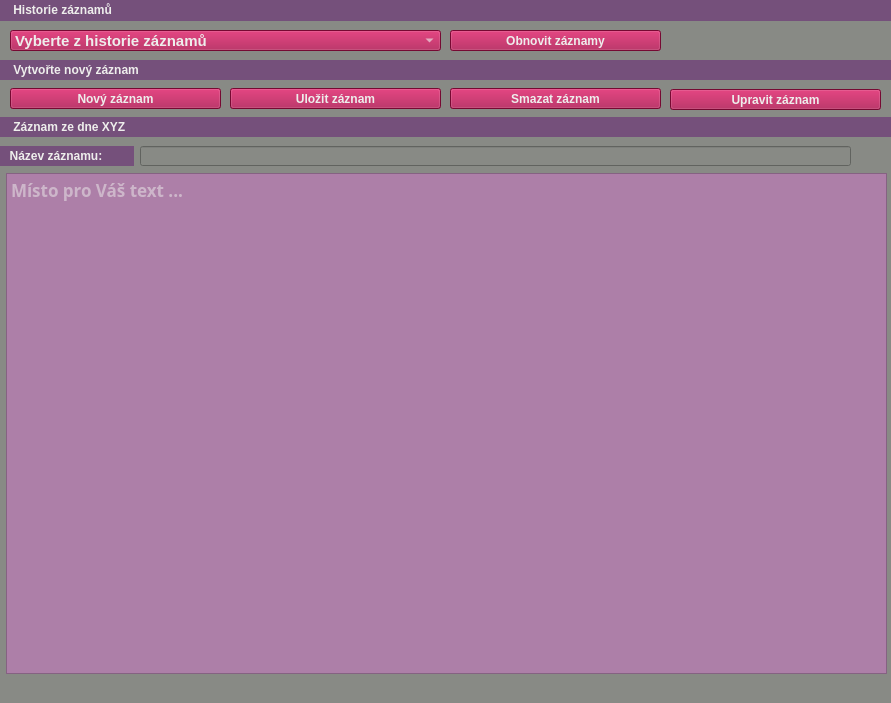
<?xml version="1.0" encoding="UTF-8"?>
<ui version="4.0">
 <class>MainWindow</class>
 <widget class="QMainWindow" name="MainWindow">
  <property name="geometry">
   <rect>
    <x>0</x>
    <y>0</y>
    <width>891</width>
    <height>703</height>
   </rect>
  </property>
  <property name="minimumSize">
   <size>
    <width>891</width>
    <height>703</height>
   </size>
  </property>
  <property name="maximumSize">
   <size>
    <width>891</width>
    <height>703</height>
   </size>
  </property>
  <property name="font">
   <font>
    <pointsize>11</pointsize>
   </font>
  </property>
  <property name="windowTitle">
   <string>Můj milý deníčku</string>
  </property>
  <property name="autoFillBackground">
   <bool>false</bool>
  </property>
  <property name="styleSheet">
   <string notr="true">background-color: rgb(136, 138, 133);</string>
  </property>
  <widget class="QWidget" name="centralwidget">
   <widget class="QComboBox" name="historyComboBox">
    <property name="geometry">
     <rect>
      <x>10</x>
      <y>30</y>
      <width>431</width>
      <height>21</height>
     </rect>
    </property>
    <property name="font">
     <font>
      <pointsize>11</pointsize>
      <weight>99</weight>
      <bold>true</bold>
     </font>
    </property>
    <property name="statusTip">
     <string>Vyberte záznam z Vaší historie dle datumu a jména záznamu.</string>
    </property>
    <property name="styleSheet">
     <string notr="true">background-color: rgb(165, 12, 70);
color: rgb(238, 238, 236);
font-weight: 800</string>
    </property>
    <property name="currentText">
     <string>Vyberte z historie záznamů</string>
    </property>
    <item>
     <property name="text">
      <string>Vyberte z historie záznamů</string>
     </property>
    </item>
   </widget>
   <widget class="QPushButton" name="refreshHistoryButton">
    <property name="geometry">
     <rect>
      <x>450</x>
      <y>30</y>
      <width>211</width>
      <height>21</height>
     </rect>
    </property>
    <property name="statusTip">
     <string>Obnovit historii záznamů. Používejte pouze, pokud nemůžete najít Váš záznam.</string>
    </property>
    <property name="styleSheet">
     <string notr="true">background-color: rgb(165, 12, 70);
color: rgb(238, 238, 236);
font-weight: 800</string>
    </property>
    <property name="text">
     <string>Obnovit záznamy</string>
    </property>
    <property name="icon">
     <iconset>
      <normaloff>refresh.png</normaloff>refresh.png</iconset>
    </property>
   </widget>
   <widget class="QLabel" name="secondLabel">
    <property name="geometry">
     <rect>
      <x>0</x>
      <y>60</y>
      <width>891</width>
      <height>20</height>
     </rect>
    </property>
    <property name="styleSheet">
     <string notr="true">background-color: rgb(117, 80, 123);
font-weight: 800</string>
    </property>
    <property name="text">
     <string>&lt;html&gt;&lt;head/&gt;&lt;body&gt;&lt;p&gt;&lt;span style=&quot; color:#eeeeec;&quot;&gt;    Vytvořte nový záznam&lt;/span&gt;&lt;/p&gt;&lt;/body&gt;&lt;/html&gt;</string>
    </property>
   </widget>
   <widget class="QLabel" name="firstLabel">
    <property name="geometry">
     <rect>
      <x>0</x>
      <y>0</y>
      <width>891</width>
      <height>21</height>
     </rect>
    </property>
    <property name="styleSheet">
     <string notr="true">background-color: rgb(117, 80, 123);
font-weight: 800</string>
    </property>
    <property name="text">
     <string>&lt;html&gt;&lt;head/&gt;&lt;body&gt;&lt;p&gt;&lt;span style=&quot; color:#eeeeec;&quot;&gt;&amp;nbsp;&amp;nbsp;&amp;nbsp;&amp;nbsp;Historie záznamů&lt;/span&gt;&lt;/p&gt;&lt;/body&gt;&lt;/html&gt;</string>
    </property>
   </widget>
   <widget class="QPushButton" name="newRecordButton">
    <property name="geometry">
     <rect>
      <x>10</x>
      <y>88</y>
      <width>211</width>
      <height>21</height>
     </rect>
    </property>
    <property name="statusTip">
     <string>Vytvořte nový záznam, který se uloží do historie Vašeho deníku.</string>
    </property>
    <property name="styleSheet">
     <string notr="true">background-color: rgb(165, 12, 70);
color: rgb(238, 238, 236);
font-weight: 800</string>
    </property>
    <property name="text">
     <string>Nový záznam</string>
    </property>
    <property name="icon">
     <iconset>
      <normaloff>plus.png</normaloff>plus.png</iconset>
    </property>
   </widget>
   <widget class="QPushButton" name="saveRecordButton">
    <property name="geometry">
     <rect>
      <x>230</x>
      <y>88</y>
      <width>211</width>
      <height>21</height>
     </rect>
    </property>
    <property name="statusTip">
     <string>Uložit deník. Posléze jej můžete naleznout v historii záznamů.</string>
    </property>
    <property name="styleSheet">
     <string notr="true">background-color: rgb(165, 12, 70);
color: rgb(238, 238, 236);
font-weight: 800</string>
    </property>
    <property name="text">
     <string>Uložit záznam</string>
    </property>
    <property name="icon">
     <iconset>
      <normaloff>save.png</normaloff>save.png</iconset>
    </property>
   </widget>
   <widget class="QPushButton" name="deleteRecordButton">
    <property name="geometry">
     <rect>
      <x>450</x>
      <y>88</y>
      <width>211</width>
      <height>21</height>
     </rect>
    </property>
    <property name="statusTip">
     <string>Smazat záznam z deníku. Tento krok je nevratný!</string>
    </property>
    <property name="styleSheet">
     <string notr="true">background-color: rgb(165, 12, 70);
color: rgb(238, 238, 236);
font-weight: 800</string>
    </property>
    <property name="text">
     <string>Smazat záznam</string>
    </property>
    <property name="icon">
     <iconset>
      <normaloff>delete.png</normaloff>delete.png</iconset>
    </property>
   </widget>
   <widget class="QLabel" name="thirdLabel">
    <property name="geometry">
     <rect>
      <x>0</x>
      <y>117</y>
      <width>891</width>
      <height>20</height>
     </rect>
    </property>
    <property name="styleSheet">
     <string notr="true">background-color: rgb(117, 80, 123);
font-weight: 800</string>
    </property>
    <property name="text">
     <string>&lt;html&gt;&lt;head/&gt;&lt;body&gt;&lt;p&gt;&lt;span style=&quot; color:#eeeeec;&quot;&gt;&amp;nbsp;&amp;nbsp;&amp;nbsp;&amp;nbsp;Záznam ze dne XYZ&lt;/span&gt;&lt;/p&gt;&lt;/body&gt;&lt;/html&gt;</string>
    </property>
   </widget>
   <widget class="QTextEdit" name="recordText">
    <property name="geometry">
     <rect>
      <x>6</x>
      <y>173</y>
      <width>881</width>
      <height>501</height>
     </rect>
    </property>
    <property name="font">
     <font>
      <family>Ubuntu Condensed</family>
      <pointsize>13</pointsize>
      <weight>75</weight>
      <italic>false</italic>
      <bold>true</bold>
      <kerning>true</kerning>
     </font>
    </property>
    <property name="statusTip">
     <string>Vložte prosím Váš text.</string>
    </property>
    <property name="styleSheet">
     <string notr="true">background-color: rgb(173, 127, 168);
color: rgb(238, 238, 236);</string>
    </property>
    <property name="documentTitle">
     <string/>
    </property>
    <property name="placeholderText">
     <string>Místo pro Váš text ...</string>
    </property>
   </widget>
   <widget class="QPushButton" name="editRecordButton">
    <property name="geometry">
     <rect>
      <x>670</x>
      <y>89</y>
      <width>211</width>
      <height>21</height>
     </rect>
    </property>
    <property name="toolTip">
     <string>Upravit Vámi zvolený záznam z historie.</string>
    </property>
    <property name="statusTip">
     <string>Smazat záznam z deníku. Tento krok je nevratný!</string>
    </property>
    <property name="styleSheet">
     <string notr="true">background-color: rgb(165, 12, 70);
color: rgb(238, 238, 236);
font-weight: 800</string>
    </property>
    <property name="text">
     <string>Upravit záznam</string>
    </property>
    <property name="icon">
     <iconset>
      <normaloff>edit.png</normaloff>edit.png</iconset>
    </property>
   </widget>
   <widget class="QLabel" name="fourthLabel">
    <property name="geometry">
     <rect>
      <x>-7</x>
      <y>146</y>
      <width>141</width>
      <height>20</height>
     </rect>
    </property>
    <property name="font">
     <font>
      <weight>75</weight>
      <bold>true</bold>
     </font>
    </property>
    <property name="styleSheet">
     <string notr="true">color: rgb(238, 238, 236);
background-color: rgb(117, 80, 123);</string>
    </property>
    <property name="text">
     <string>     Název záznamu:</string>
    </property>
   </widget>
   <widget class="QLineEdit" name="recordName">
    <property name="geometry">
     <rect>
      <x>140</x>
      <y>146</y>
      <width>711</width>
      <height>20</height>
     </rect>
    </property>
    <property name="font">
     <font>
      <pointsize>12</pointsize>
      <weight>99</weight>
      <bold>true</bold>
     </font>
    </property>
    <property name="toolTip">
     <string/>
    </property>
    <property name="statusTip">
     <string>Zadejte jména pro Váš záznam.</string>
    </property>
    <property name="styleSheet">
     <string notr="true">color: rgb(238, 238, 236);
font-weight: 800</string>
    </property>
   </widget>
  </widget>
  <widget class="QStatusBar" name="statusbar"/>
  <action name="actionNew">
   <property name="text">
    <string>New</string>
   </property>
   <property name="statusTip">
    <string>Create a new file</string>
   </property>
   <property name="shortcut">
    <string>Ctrl+N</string>
   </property>
  </action>
  <action name="actionSave">
   <property name="text">
    <string>Save</string>
   </property>
   <property name="statusTip">
    <string>Save a file</string>
   </property>
   <property name="shortcut">
    <string>Ctrl+S</string>
   </property>
  </action>
  <action name="actionExit">
   <property name="text">
    <string>Exit</string>
   </property>
   <property name="statusTip">
    <string>Exit the program</string>
   </property>
   <property name="shortcut">
    <string>Ctrl+Q</string>
   </property>
  </action>
  <action name="actionCopy">
   <property name="text">
    <string>Copy</string>
   </property>
   <property name="statusTip">
    <string>Copy the file</string>
   </property>
   <property name="shortcut">
    <string>Ctrl+C</string>
   </property>
  </action>
  <action name="actionPaste">
   <property name="text">
    <string>Paste</string>
   </property>
   <property name="statusTip">
    <string>Paste into the file</string>
   </property>
   <property name="shortcut">
    <string>Ctrl+S</string>
   </property>
  </action>
  <action name="savePortfolio">
   <property name="text">
    <string>Uložit</string>
   </property>
   <property name="statusTip">
    <string>Uložit otevřené portfólio</string>
   </property>
   <property name="shortcut">
    <string>Ctrl+S</string>
   </property>
  </action>
  <action name="exitProgram">
   <property name="text">
    <string>Ukončit</string>
   </property>
   <property name="statusTip">
    <string>Zavřít program</string>
   </property>
   <property name="shortcut">
    <string>Ctrl+Q</string>
   </property>
  </action>
  <action name="openPortfolio">
   <property name="text">
    <string>Otevřít</string>
   </property>
   <property name="statusTip">
    <string>Otevřít uložené portfólio</string>
   </property>
   <property name="shortcut">
    <string>Ctrl+O</string>
   </property>
  </action>
  <action name="actionUlo_it">
   <property name="text">
    <string>Uložit</string>
   </property>
   <property name="shortcut">
    <string>Ctrl+S</string>
   </property>
  </action>
  <action name="actionUkon_it">
   <property name="text">
    <string>Ukončit</string>
   </property>
   <property name="shortcut">
    <string>Ctrl+Q</string>
   </property>
  </action>
 </widget>
 <resources/>
 <connections/>
</ui>
